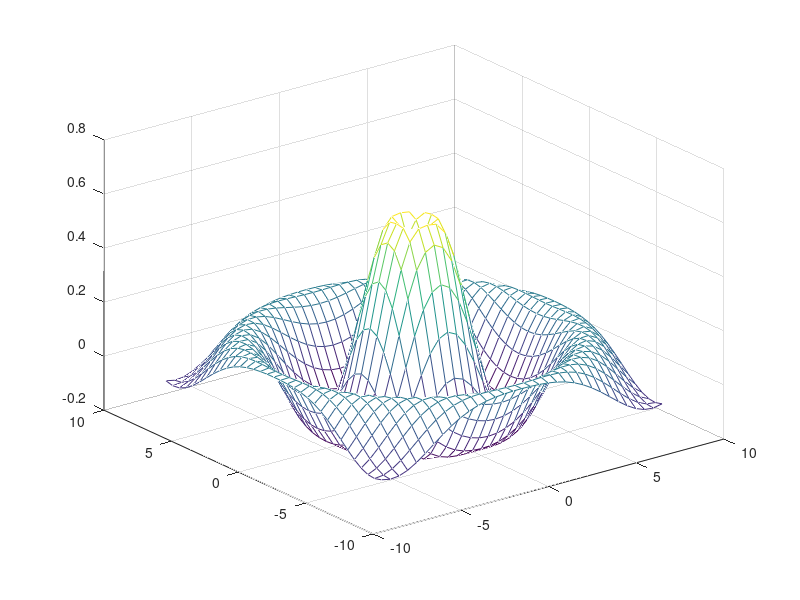

Reproduce this figure in MATLAB.
% Grafik Garis 3D - Mesh Plot
x = -8:0.5:8;
y = x;
[X, Y] = meshgrid(x, y);
R = sqrt(X.^2 + Y.^2);
Z = sin(R)./(R + 0.5);
mesh(X, Y, Z);
